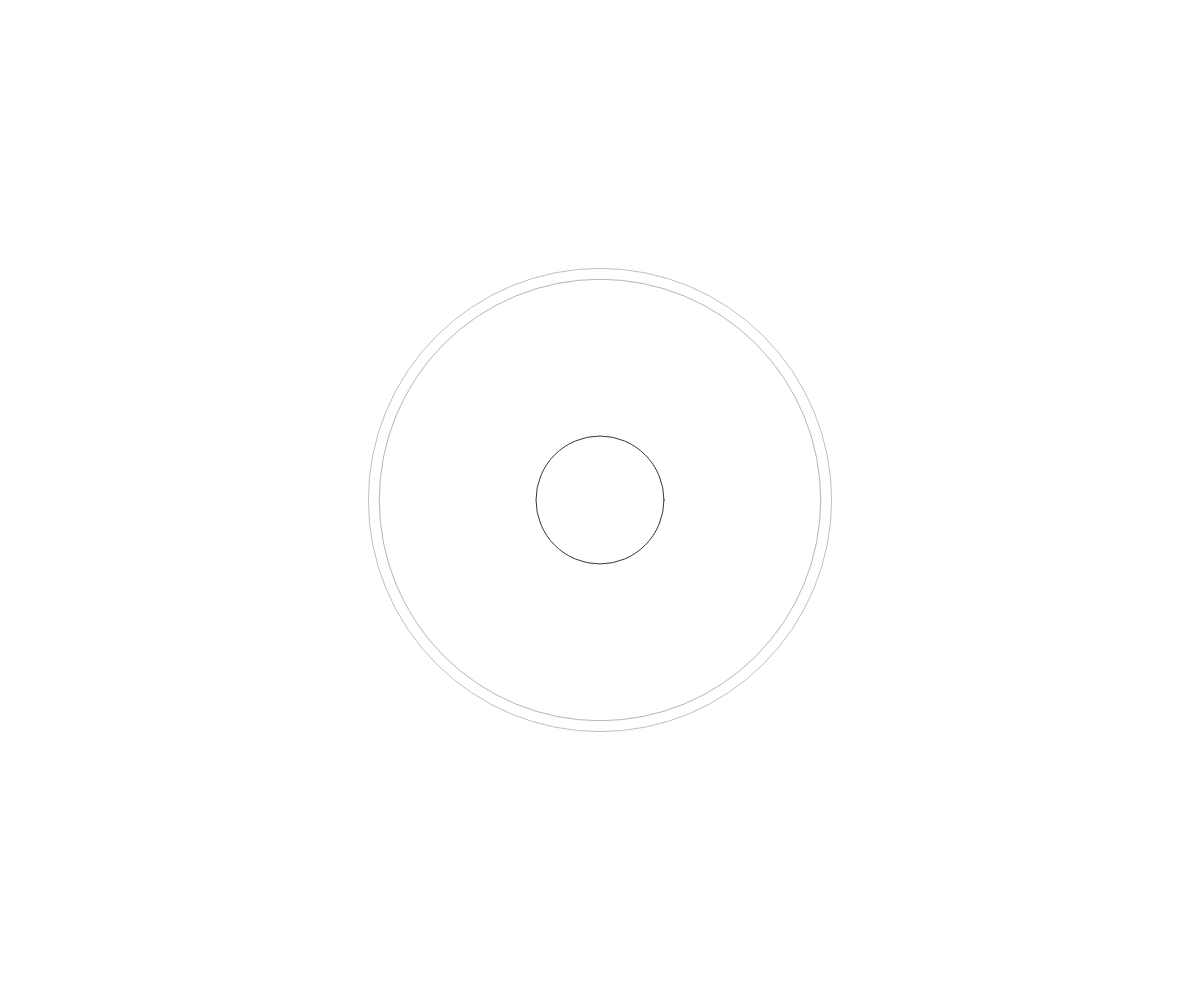
Frame 1 (no input)
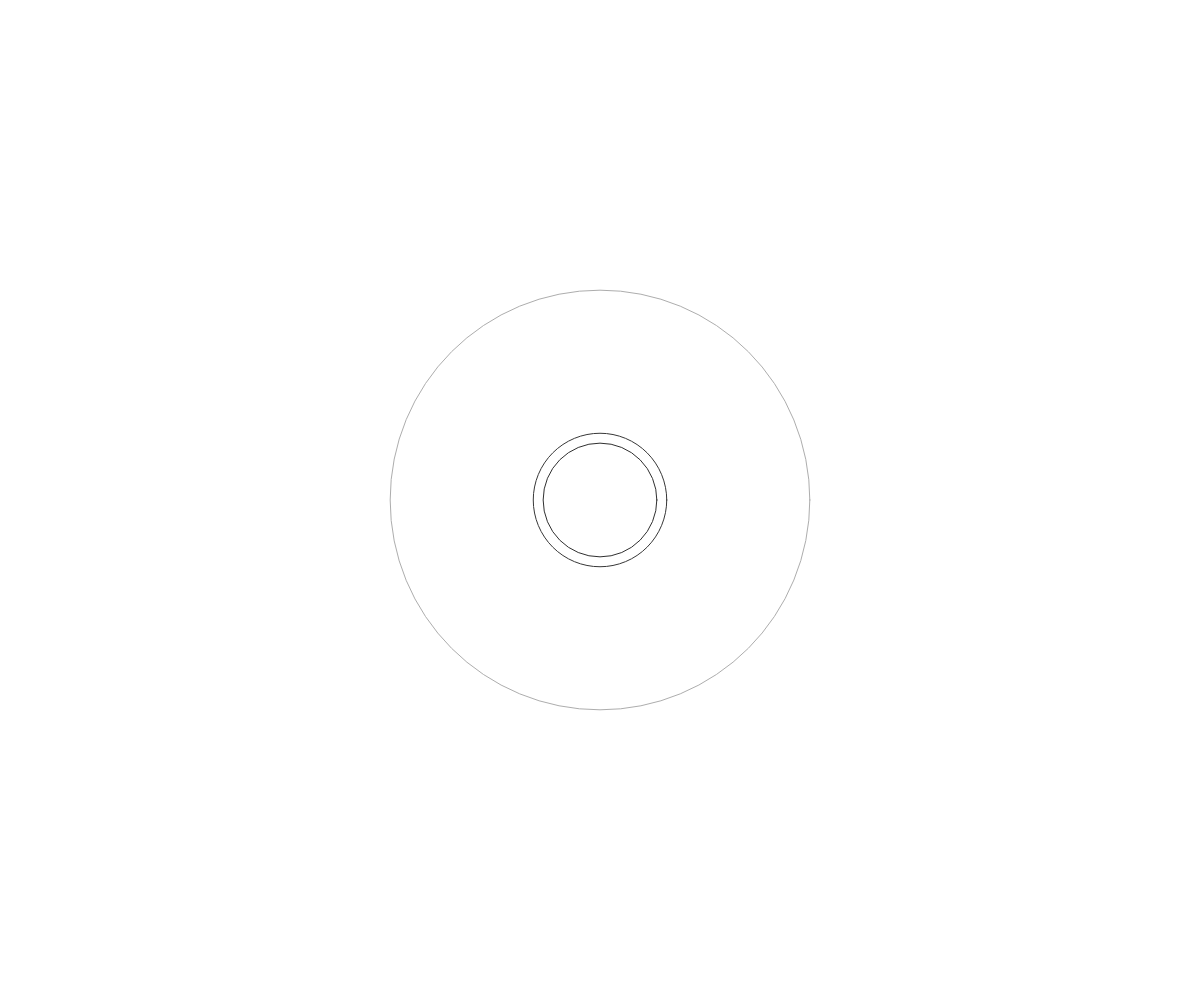
Frame 60 (no input)
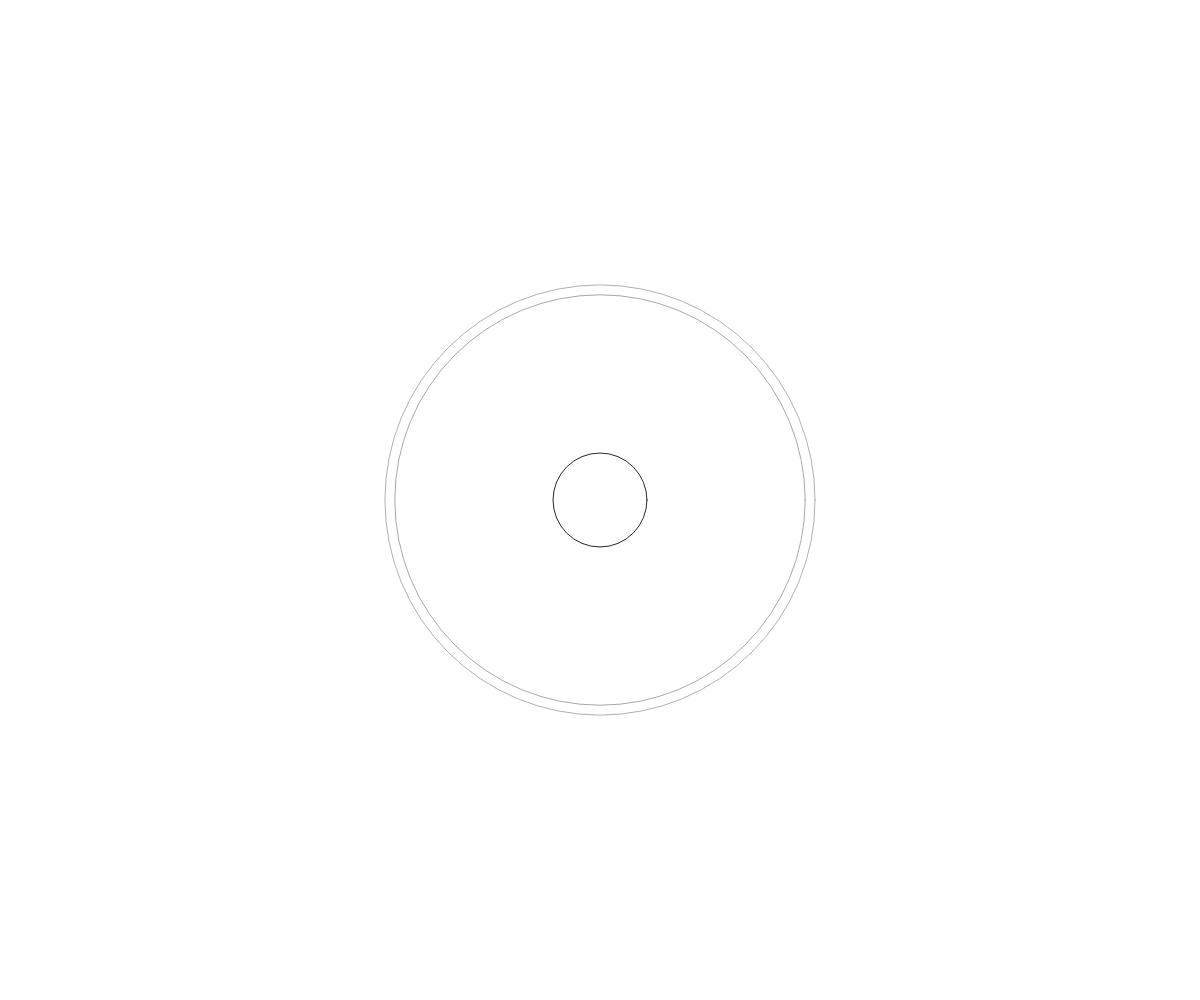
Frame 120 (the mouse pressed at the canvas centre since frame 60)

The p5.js sketch that drew these frames (run headless with seeded random() and noise() and a simulated clock; from frame 60 on, the mouse is pressed at the canvas centre):

// p5.js sketch
// ── sketch.js
// Constants
const phi = 1.61803398875;
const noOfIndicators = 12;
var canvasWidth, canvasHeight, Radius;
var test;
const speed = 0.008;

class fircle {
  constructor(radius) {
    this.value = random();
    this.radius = radius;
  }
  draw()
  {
    if (this.value > 1) this.value = 0;
    noFill();
    // var circRadius = sin(this.value*2*3.1415) * this.radius;
    var circRadius = this.value * this.radius;
    stroke(255*this.value)
    ellipse(0, 0, circRadius, circRadius);
    this.value += speed;
  }
}

function setup() 
{
  canvasWidth = windowWidth;
  canvasHeight = windowHeight;
  createCanvas(canvasWidth, canvasHeight);

  Radius = min([canvasHeight, canvasWidth])/phi;

  test = [new fircle(Radius), new fircle(Radius), new fircle(Radius)];
}


function draw()
{
  background(255);
  translate(canvasWidth/2, canvasHeight/2);
  for (i = 0; i<3; i++) 
  {
    test[i].draw();
  }
}
